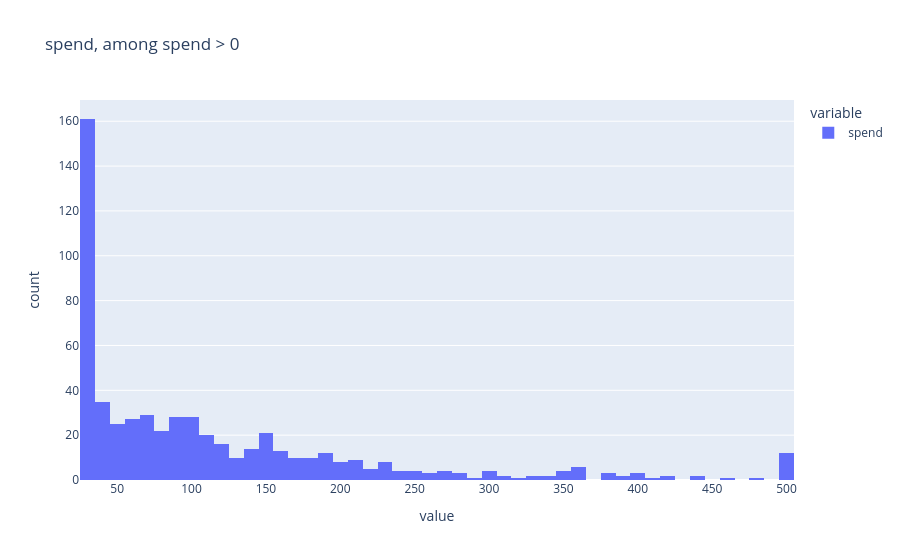

Notebook cell for this chart:
### Code cell
# Outcomes. spend is expected to be strongly zero-inflated: only converters
# have nonzero spend, and conversion is rare.
for col in ["visit", "conversion"]:
    print(df[col].value_counts(normalize=True).rename(f"{col} (proportion)"), "\n")

pct_zero_spend = (df["spend"] == 0).mean() * 100
print(f"% of customers with spend == 0: {pct_zero_spend:.1f}%")
px.histogram(df.loc[df["spend"] > 0, "spend"], nbins=50, title="spend, among spend > 0").show()

### Figure 1 — Plotly figure (JSON) as saved in the notebook; plotly's stock layout.template omitted (floating-point values rounded to 4 significant figures; data arrays with more than 128 entries replaced by an {"elided": "..."} marker saying what was removed)
{"data": [{"bingroup": "x", "hovertemplate": "variable=spend<br>value=%{x}<br>count=%{y}<extra></extra>", "legendgroup": "spend", "marker": {"color": "#636efa", "pattern": {"shape": ""}}, "name": "spend", "nbinsx": 50, "orientation": "v", "showlegend": true, "type": "histogram", "x": {"elided": "578 float values"}, "xaxis": "x", "yaxis": "y"}], "layout": {"barmode": "relative", "legend": {"title": {"text": "variable"}, "tracegroupgap": 0}, "title": {"text": "spend, among spend > 0"}, "xaxis": {"anchor": "y", "domain": [0, 1], "title": {"text": "value"}}, "yaxis": {"anchor": "x", "domain": [0, 1], "title": {"text": "count"}}}}
